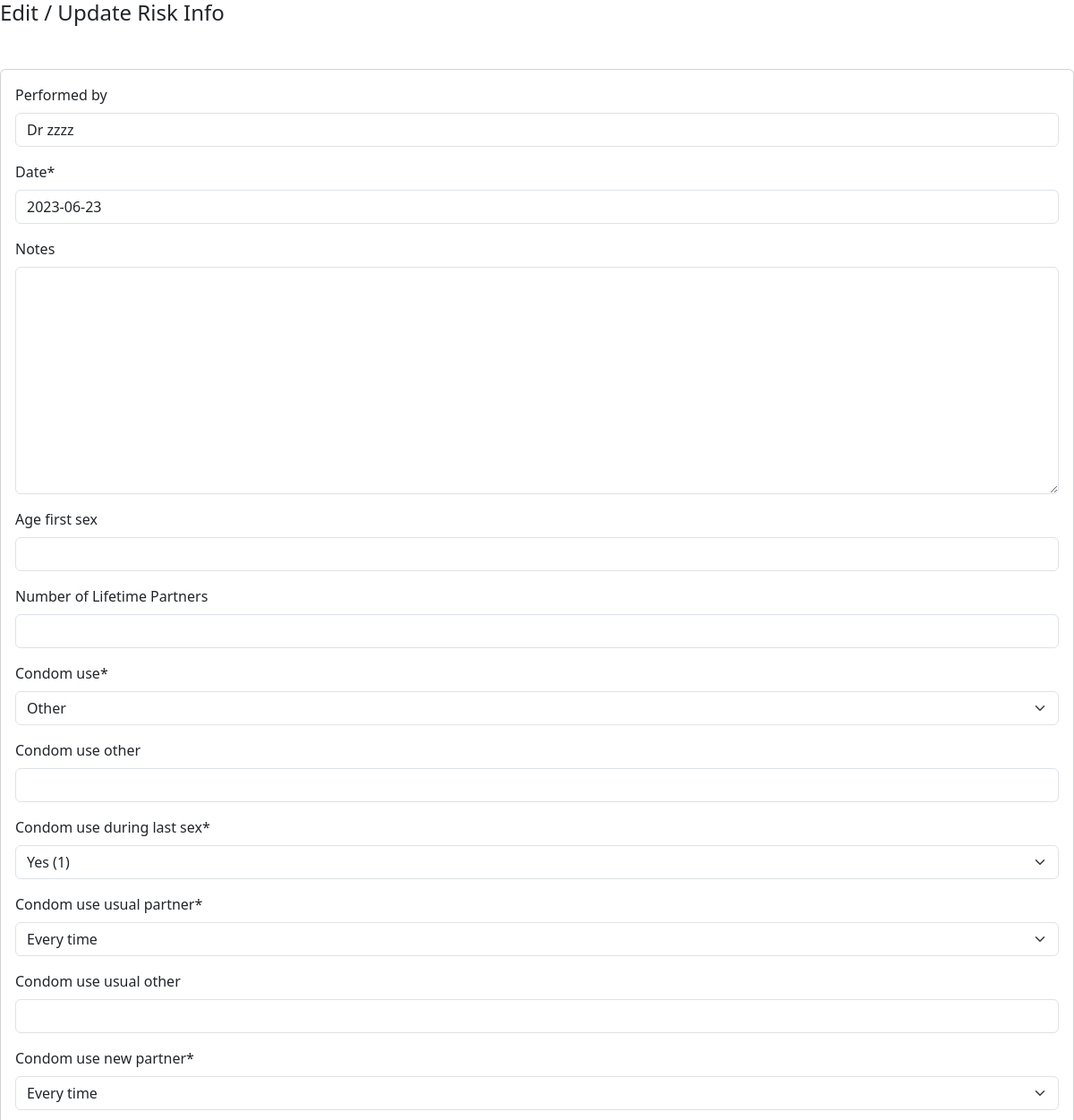
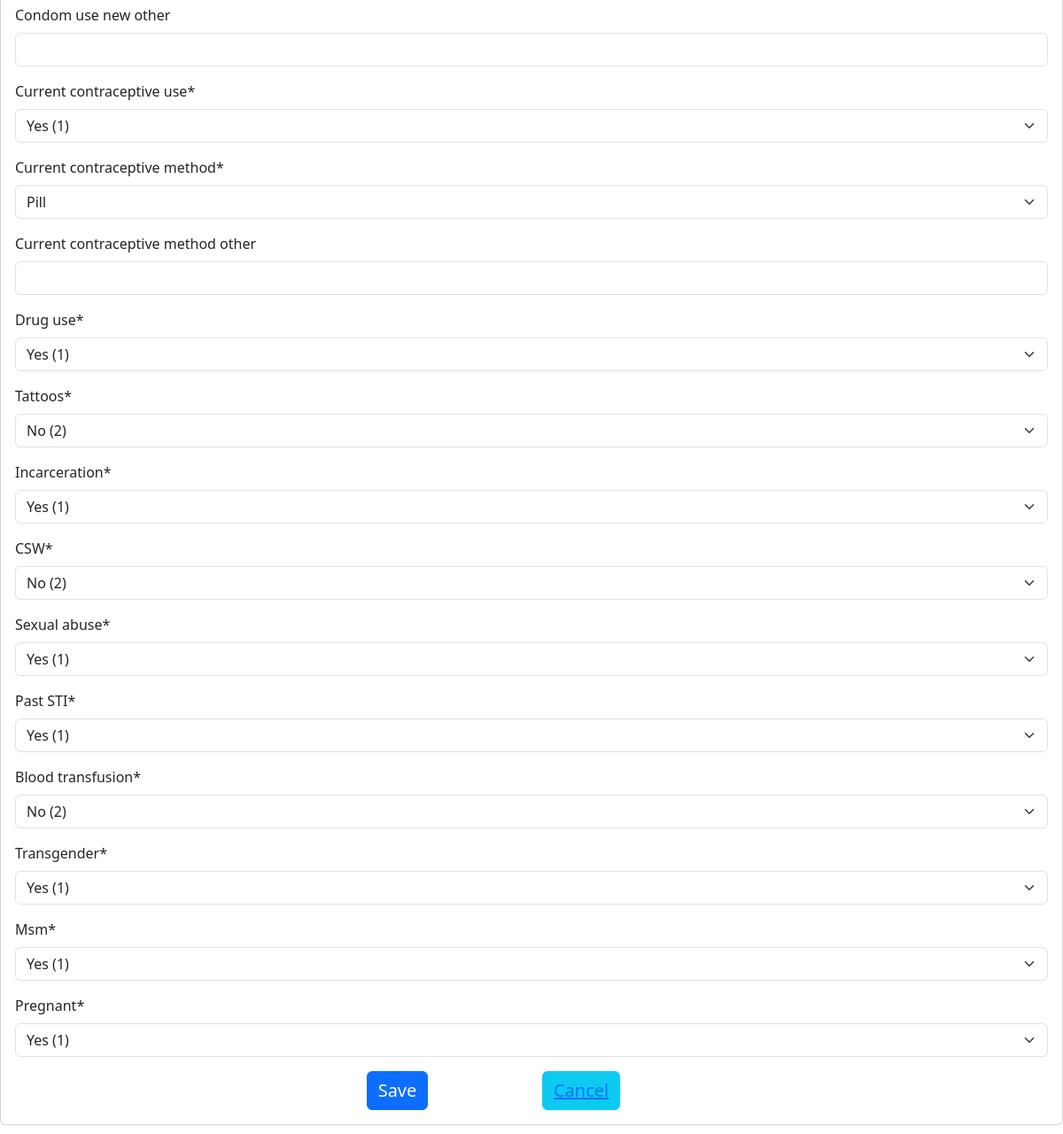
/client/edit/risk/1/, run on the app's committed database (2 pictures, top to bottom).
### prep_app/models.py (models this page shows, shortened)
class RiskHistory(TSIS2BaseModel):
    client = models.ForeignKey("Client", blank=False, null=False, on_delete=models.PROTECT)
    facility = models.ForeignKey("Facility", blank=False, null=False, on_delete=models.PROTECT)
    performed_by = models.CharField(max_length=255, blank=True, null=True)
    date = models.DateField(blank=False, null=False)
    notes = models.TextField(blank=True, null=True)
    age_first_sex = models.IntegerField(blank=True, null=True)
    num_lifetime_partners = models.IntegerField(verbose_name='Number of Lifetime Partners', blank=True, null=True)
    condom_use = models.ForeignKey("FrequencyCode", blank=False, null=False, related_name='riskhistory_condom_use', on_delete=models.PROTECT)
    condom_use_other = models.CharField(max_length=255, blank=True, null=True)
    condom_use_during_last_sex = models.ForeignKey("YesNoCode", blank=False, null=False, related_name='riskhistory_condom_use_during_last_sex', on_delete=models.PROTECT)
    condom_use_usual_partner = models.ForeignKey("FrequencyCode", blank=False, null=False, related_name='riskhistory_condom_use_usual_partner', on_delete=models.PROTECT)
    condom_use_usual_other = models.CharField(max_length=255, blank=True, null=True)
    condom_use_new_partner = models.ForeignKey("FrequencyCode", blank=False, null=False, related_name='riskhistory_condom_use_new_partner', on_delete=models.PROTECT)
    condom_use_new_other = models.CharField(max_length=255, blank=True, null=True)
    current_contraceptive_use = models.ForeignKey("YesNoCode", blank=False, null=False, related_name='riskhistory_current_contraceptive_use', on_delete=models.PROTECT)
    current_contraceptive_method = models.ForeignKey("ContraceptiveMethodCode", blank=False, null=False, on_delete=models.PROTECT)
    current_contraceptive_method_other = models.CharField(max_length=255, blank=True, null=True)
    drug_use = models.ForeignKey("YesNoCode", blank=False, null=False, related_name='riskhistory_drug_use', on_delete=models.PROTECT)
    tattoos = models.ForeignKey("YesNoCode", blank=False, null=False, related_name='riskhistory_tattoos', on_delete=models.PROTECT)
    incarceration = models.ForeignKey("YesNoCode", blank=False, null=False, related_name='riskhistory_incarceration', on_delete=models.PROTECT)
    csw = models.ForeignKey("YesNoCode", blank=False, null=False, verbose_name="CSW", related_name='riskhistory_csw', on_delete=models.PROTECT)
    sexual_abuse = models.ForeignKey("YesNoCode", blank=False, null=False, related_name='riskhistory_sexual_abuse', on_delete=models.PROTECT)
    past_sti = models.ForeignKey("YesNoCode", blank=False, null=False, verbose_name="past STI", related_name='riskhistory_past_sti', on_delete=models.PROTECT)
    blood_transfusion = models.ForeignKey("YesNoCode", blank=False, null=False, related_name='riskhistory_blood_transfusion', on_delete=models.PROTECT)
    transgender = models.ForeignKey("YesNoCode", blank=False, null=False, related_name='riskhistory_transgender', on_delete=models.PROTECT)
    msm = models.ForeignKey("YesNoCode", blank=False, null=False, related_name='riskhistory_msm', on_delete=models.PROTECT)
    pregnant = models.ForeignKey("YesNoCode", blank=False, null=False, related_name='riskhistory_pregnant', on_delete=models.PROTECT)
    class Meta(object):
        default_permissions = ('add', 'change', 'delete', 'view', 'list')
        ordering = ['-date']
        verbose_name_plural = "Risk histories"

### prep_app/views.py (the view)
# urls.py: path('edit/risk/<int:risk_id>/', edit_risk, name='edit_risk'),
def edit_risk(request, risk_id):
    risk = get_object_or_404(RiskHistory, pk=risk_id)
    client = risk.client
    if request.method == 'POST':
        form = RiskForm(request.POST, instance=client)
        if form.is_valid():
            form.save()
            return render(request, 'close_window.html')
    else:
        form = RiskForm(instance=risk)
    return render(request, 'edit_risk.html', {'form': form, 'risk': risk})

### prep_app/forms.py
class RiskForm(forms.ModelForm):
    class Meta:
        model = RiskHistory
        exclude = ['created_at', 'modified_on', 'created_by', 'modified_by', 'is_active', 'deleted_at', 'deleted_by','client', 'facility']
        widgets = {
            "date": DatePickerInput(),
         }
    date = forms.DateField(validators=[validate_not_future_date])

### prep_app/base_model.py (called while the page is built)
    def get_queryset(self):
        if self.include_deleted:
            return TSIS2BaseQuerySet(self.model)
        return TSIS2BaseQuerySet(self.model).filter(deleted_at=None)

### prep_app/models.py (called while the page is built)
    def __str__(self):
        return "%s (%s)" % (self.name, self.code)

    def __str__(self):
        return "%s" % (self.name)

    def __str__(self):
        return "%s" % (self.name)

### prep_project/templates/edit_risk.html (shortened to what this page needs)
{% load widget_tweaks %}
{% load bootstrap5 %}
{% bootstrap_css %}
{% load crispy_forms_tags %}
{% block content %}
<h4>Edit / Update Risk Info</h4>
<form method="POST" class="card p-3 mt-5 form-floating form-horizontal form-group">
    {{ form|crispy}}
    <div class="row">
        <div class="col-md-4">   </div>
    <div class="col-md-2">    <button type="submit" class="btn btn-primary" style="font-size: 20px;">Save</button> </div>
    <div class="col-md-2">  <button class="btn btn-info" style="font-size: 20px;"><a href="{% url 'close_window'  %}">Cancel</a></button>  </div>
    <div class="col-md-4">   </div>
    </div>
</form>
{% endblock %}

### data on the page
RiskHistory: performed_by "Dr zzzz", date "2023-06-23", condom_use "Other", condom_use_during_last_sex "Yes (1)", condom_use_usual_partner "Every time", condom_use_new_partner "Every time", current_contraceptive_use "Yes (1)", current_contraceptive_method "Pill", drug_use "Yes (1)", tattoos "No (2)", incarceration "Yes (1)", csw "No (2)", sexual_abuse "Yes (1)", past_sti "Yes (1)", blood_transfusion "No (2)", transgender "Yes (1)", msm "Yes (1)", pregnant "Yes (1)"
